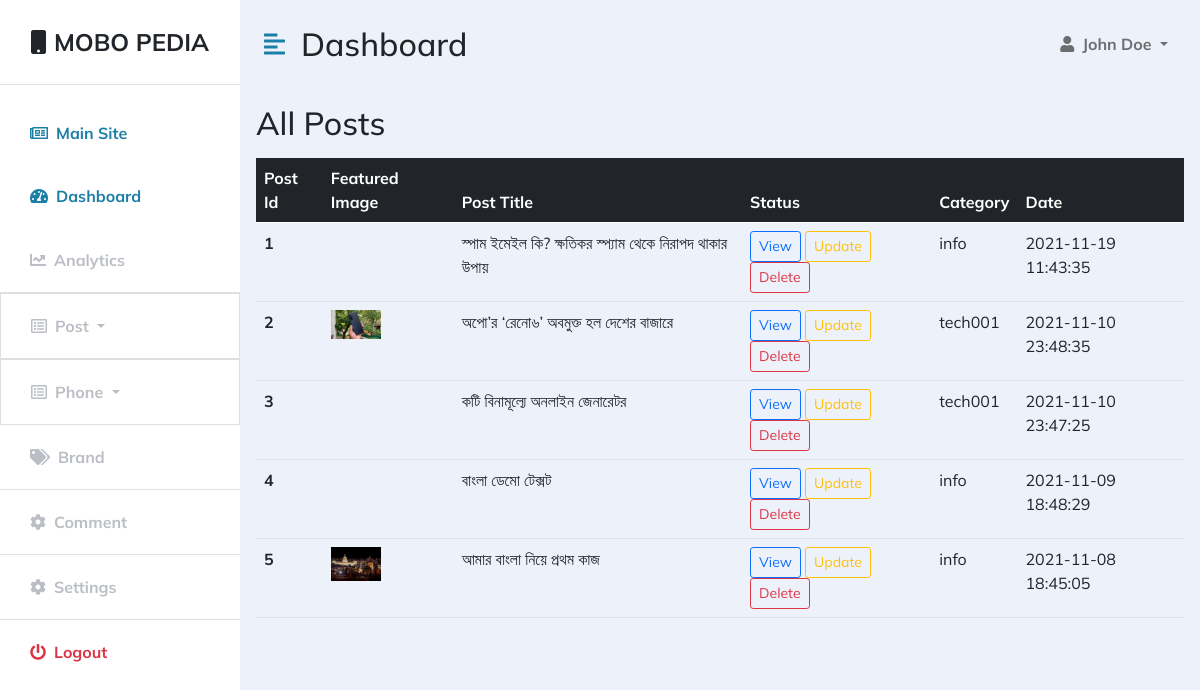
Page /dashboard/all-post.php (signed in) on the committed database.
### tables this page shows
CREATE TABLE `post` (
  `post_id` int(10) NOT NULL,
  `post_title` varchar(100) NOT NULL,
  `post_content` text NOT NULL,
  `featured_photo` varchar(120) NOT NULL,
  `category` varchar(100) NOT NULL,
  `user_id` int(10) NOT NULL,
  `created_at` timestamp NOT NULL DEFAULT current_timestamp() ON UPDATE current_timestamp()
);

CREATE TABLE `post_category` (
  `category_id` int(10) NOT NULL,
  `category_name` varchar(100) NOT NULL,
  `user_id` int(10) NOT NULL,
  `created_at` timestamp NOT NULL DEFAULT current_timestamp() ON UPDATE current_timestamp()
);

### dashboard/all-post.php (the view, shortened to what this page needs)
<?php
    include 'db/db.php';
?>
<!DOCTYPE html>
<html lang="en">
<head>
    <?php include 'enqueue.php' ?>
</head>
<body>
     <div class="d-flex" id="wrapper">
        <?php include './nav.php' ?>
        <div id="page-content-wrapper">
            <nav class="navbar navbar-expand-lg navbar-light bg-transparent py-4 px-4">
                <div class="d-flex align-items-center">
                    <i class="fas fa-align-left primary-text fs-4 me-3" id="menu-toggle"></i>
                    <h2 class="fs-2 m-0">Dashboard</h2>
                </div>
                <div class="collapse navbar-collapse" id="navbarSupportedContent">
                    <ul class="navbar-nav ms-auto mb-2 mb-lg-0">
                        <li class="nav-item dropdown">
                            <a class="nav-link dropdown-toggle second-text fw-bold" href="#" id="navbarDropdown"
                                role="button" data-bs-toggle="dropdown" aria-expanded="false">
                                <i class="fas fa-user me-2"></i>John Doe
                            </a>
                        </li>
                    </ul>
                </div>
            </nav>
            <div class="post-table m-3">
                <h2>All Posts</h2>
                <table class="table mt-3">
                    <thead class="table-dark">
                      <tr>
                        <th scope="col">Post Id</th>
                        <th scope="col">Featured Image</th>
                        <th scope="col" colspan="2">Post Title</th>
                        <th scope="col">Status</th>
                        <th scope="col">Category</th>
                        <th scope="col">Date</th>
                      </tr>
                    </thead>
                    <tbody>
                    <?php
                        $i = 1;
                        $all_post = "SELECT * FROM post ORDER BY post_id DESC";
                        $post_data = $conn -> query($all_post);
                        while($fetch_post_data = $post_data -> fetch_assoc()):
                    ?>
                      <tr>
                        <th scope="row"><?php echo $i; $i++; ?></th>
                        <td><img style="width: 50px" src="./assets/post/<?php echo $fetch_post_data['featured_photo'] ?>" alt=""></td>
                        <td colspan="2"><?php echo $fetch_post_data['post_title'] ?></td>
                        <td>
                            <a href="../singe-post.php?id=<?php echo $fetch_post_data['post_id'] ?>" class="btn btn-outline-primary btn-sm">View</a>
                            <a class="btn btn-outline-warning btn-sm" href="all-post-update.php?id=<?php echo $fetch_post_data['post_id'] ?>">Update</a>
                            <a id="data_delete" href="all-post-delete.php?id=<?php echo $fetch_post_data['post_id'] ?>" class="btn btn-outline-danger btn-sm">Delete</a>
                        </td>
                        <td>
                            <?php
                           $category_id =  $fetch_post_data['category'];
                           $category = "SELECT category_name FROM post_category WHERE category_id='$category_id'";
                           $category_data = $conn -> query($category);
                           $fetch_category_data = $category_data -> fetch_assoc();
                           echo $fetch_category_data['category_name'];
                        ?>
                        </td>
                        <td><?php echo $fetch_post_data['created_at'] ?></td>
                      </tr>
                        <?php endwhile; ?>
                    </tbody>
                  </table>
            </div>
    </div>
</div>
</body>
</html>

### dashboard/assets/css/dashboard/dashboard.css (style rules this page uses)
* { margin: 0; padding: 0; box-sizing: border-box; font-family: 'Mulish', sans-serif; }
:root { --main-bg-color: #EDF1FA; --main-text-color: #1C7FA6; --second-text-color: #bbbec5; --second-bg-color: #c1efde; }
.primary-text { color: var(--main-text-color); }
.second-text { color: var(--second-text-color); }
#wrapper { overflow-x: hidden; background-color: var(--main-bg-color); }
#page-content-wrapper { min-width: 100vw; }
#menu-toggle { cursor: pointer; }
@media (min-width: 768px) { #page-content-wrapper { min-width: 0; width: 100%; } }

### rows in the picture
post: post_title "স্পাম ইমেইল কি? ক্ষতিকর স্প্যাম থেকে নিরাপদ থাকার উপায়", post_category.category_name "info", created_at "2021-11-19 11:43:35"
post: featured_photo (picture), post_title "অপো’র ‘রেনো৬’ অবমুক্ত হল দেশের বাজারে", post_category.category_name "tech001", created_at "2021-11-10 23:48:35"
post: post_title "কটি বিনামূল্যে অনলাইন জেনারেটর", post_category.category_name "tech001", created_at "2021-11-10 23:47:25"
post: post_title "বাংলা ডেমো টেক্সট", post_category.category_name "info", created_at "2021-11-09 18:48:29"
post: featured_photo (picture), post_title "আমার বাংলা নিয়ে প্রথম কাজ", post_category.category_name "info", created_at "2021-11-08 18:45:05"
